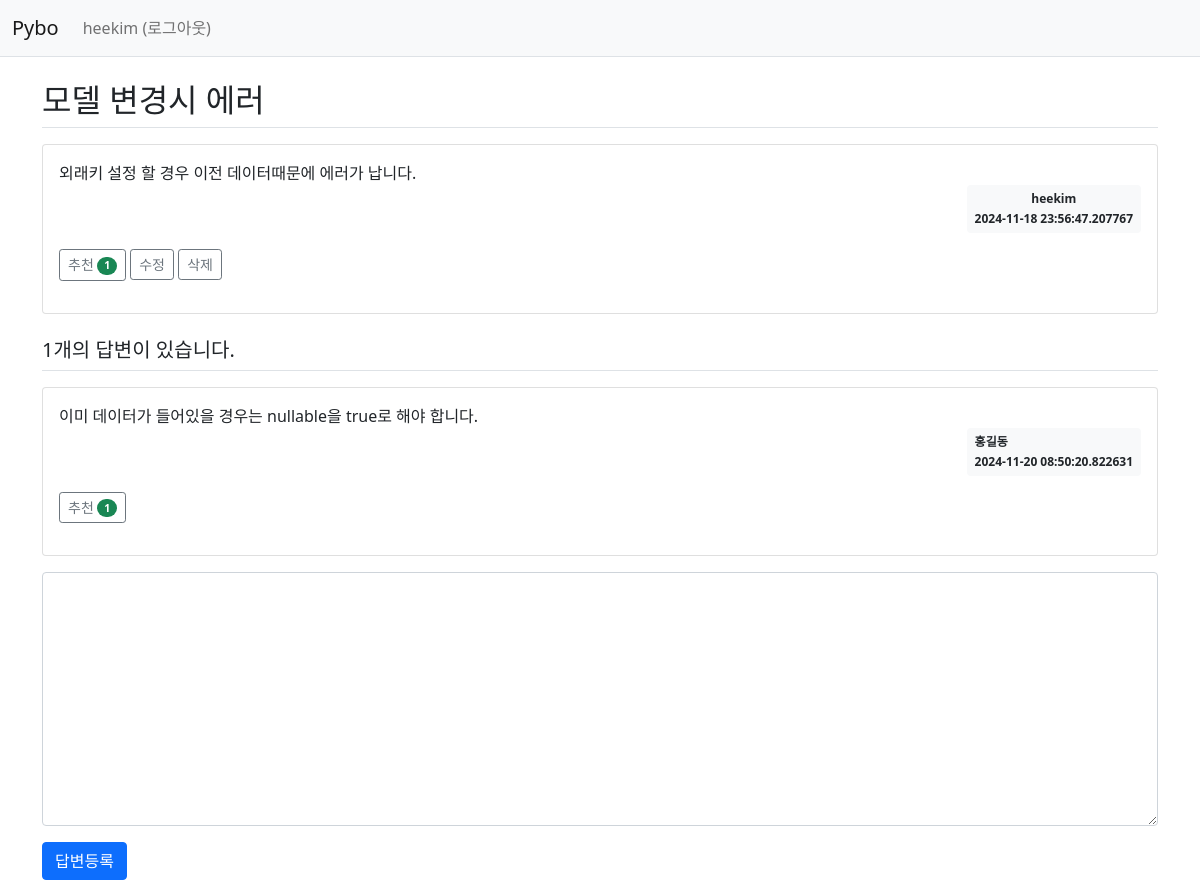
Page /question/detail/6/ (signed in) on the committed database.
### pybo/models.py (models this page shows)
class User(db.Model):
    id = db.Column(db.Integer, primary_key=True)
    username = db.Column(db.String(150), unique=True, nullable=False)
    password = db.Column(db.String(200), nullable=False)
    email = db.Column(db.String(120), unique=True, nullable=False)

class Question(db.Model):
    id = db.Column(db.Integer, primary_key=True)
    subject = db.Column(db.String(200), nullable=False)
    content = db.Column(db.Text(), nullable=False)
    create_date = db.Column(db.DateTime(), nullable=False)
    user_id = db.Column(db.Integer, db.ForeignKey('user.id', ondelete='CASCADE'), nullable=False)
    user = db.relationship('User', backref=db.backref('question_set'))
    modify_date = db.Column(db.DateTime(), nullable=True)
    voter = db.relationship('User', secondary=question_voter, backref=db.backref('question_voter_set'))

class Answer(db.Model):
    id = db.Column(db.Integer, primary_key=True)
    question_id = db.Column(db.Integer, db.ForeignKey('question.id', ondelete='CASCADE'))
    question = db.relationship('Question', backref=db.backref('answer_set'))
    content = db.Column(db.Text(), nullable=False)
    create_date = db.Column(db.DateTime(), nullable=False)
    user_id = db.Column(db.Integer, db.ForeignKey('user.id', ondelete='CASCADE'), nullable=False)
    user = db.relationship('User', backref=db.backref('answer_set'))
    modify_date = db.Column(db.DateTime(), nullable=True)
    voter = db.relationship('User', secondary=answer_voter, backref=db.backref('answer_voter_set'))

### pybo/views/question_views.py (the view)
@bp.route('/detail/<int:question_id>/')
def detail(question_id):
    form = AnswerForm()
    question = Question.query.get_or_404(question_id)
    return render_template('question/question_detail.html', question=question, form=form)

### pybo/forms.py
class AnswerForm(FlaskForm):
    content = TextAreaField('내용', validators=[DataRequired('내용은 필수입력 항목입니다.')])

### pybo/views/auth_views.py (called while the page is built)
@bp.before_app_request
def load_logged_in_user():
    user_id = session.get('user_id')
    if user_id is None:
        g.user = None
    else:
        g.user = User.query.get(user_id)

### pybo/templates/question/question_detail.html (shortened to what this page needs)
{% extends 'base.html' %}
{% block content %}
<div class="container my-3">
    <h2 class="border-bottom py-2">{{ question.subject }}</h2>
    <div class="card my-3">
        <div class="card-body">
            <div class="card-text" style="white-space: pre-line;">{{ question.content }}</div>
            <div class="d-flex justify-content-end">
                <div class="badge bg-light text-dark p-2">
                     <div class="mb-2">{{ question.user.username }}</div>
                     <div>{{ question.create_date}}</div>
                </div>
            </div>
            <div class="my-3">
                            <a href="javascript:void(0)" data-uri="{{ url_for('question.vote', question_id=question.id) }}"
               class="recommend btn btn-sm btn-outline-secondary"> 추천
                <span class="badge rounded-pill bg-success">{{ question.voter|length }}</span>
            </a>
            {% if g.user == question.user %}
            <a href="{{ url_for('question.modify', question_id=question.id) }}"
               class="btn btn-sm btn-outline-secondary">수정</a>
                <a href="javascript:void(0)" class="delete btn btn-sm btn-outline-secondary"
               data-uri="{{ url_for('question.delete', question_id=question.id) }}">삭제</a>
            {% endif %}
        </div>
        </div>
    </div>
    <h5 class="border-bottom my-3 py-2">{{ question.answer_set|length }}개의 답변이 있습니다.</h5>
    {% for answer in question.answer_set %}
    <div class="card my-3">
        <div class="card-body">
            <div class="card-text" style="white-space: pre-line;">{{ answer.content }}</div>
            <div class="d-flex justify-content-end">
                   <div class="badge bg-light text-dark p-2 text-start">
                <div class="mb-2">{{ answer.user.username }}</div>
                <div>{{ answer.create_date }}</div>
            </div>
        </div>
        <div class="my-3">
            <a href="javascript:void(0)" data-uri="{{ url_for('answer.vote', answer_id=answer.id) }}"
               class="recommend btn btn-sm btn-outline-secondary"> 추천
                <span class="badge rounded-pill bg-success">{{ answer.voter|length }}</span>
            </a>
        </div>
        </div>
    </div>
    {% endfor %}
    <form action="{{ url_for('answer.create', question_id=question.id) }}" method="post" class="my-3">
        <div class="mb-3">
            <textarea {% if not g.user %}disabled{% endif %} name="content" id="content" class="form-control" rows="10"></textarea>
        </div>
        <input type="submit" value="답변등록" class="btn btn-primary">
    </form>
</div>
{% endblock %}

### pybo/templates/navbar.html (shortened to what this page needs)
<nav class="navbar navbar-expand-lg navbar-light bg-light border-bottom">
    <div class="container-fluid">
        <a class="navbar-brand" href="{{ url_for('main.index') }}">Pybo</a>
        <div class="collapse navbar-collapse" id="navbarSupportedContent">
            {% if g.user %}
            <ul class="navbar-nav">
                <li class="nav-item ">
                    <a class="nav-link" href="{{ url_for('auth.logout') }}">{{ g.user.username }} (로그아웃)</a>
                </li>
            </ul>
              {% endif %}
        </div>
    </div>
</nav>

### rows in the picture
User: user.username "heekim"
Question: subject "모델 변경시 에러", content "외래키 설정 할 경우 이전 데이터때문에 에러가 납니다.", create_date "2024-11-18 23:56:47.207767"
Answer: content "이미 데이터가 들어있을 경우는 nullable을 true로 해야 합니다.", user.username "홍길동", create_date "2024-11-20 08:50:20.822631", voter|length "1"

### other values in the picture
{{ question.voter|length }} "1"
{{ question.answer_set|length }} "1"
